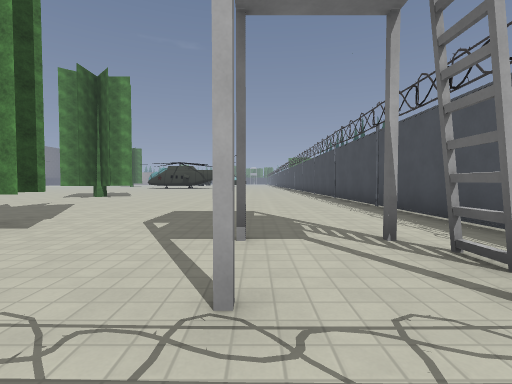
[1] (above)

16 first-person views from a walk through a level from a Godot 3-D game. The camera is 1.3 m above the floor, tilts 2° down and sees 85° across. The floor is counted in squares, 2.59 m on a side. Each view is taken from the middle of a square. On the plan, view 1 faces up. The plan holds only what a view shows up to about 9 squares ahead; the rest is blank. The place goes on beyond the plan. Flat picture figures and markers are left out. Door leaves are left out where a doorway can be walked through. Some surface patterns are stand-ins.

[2]
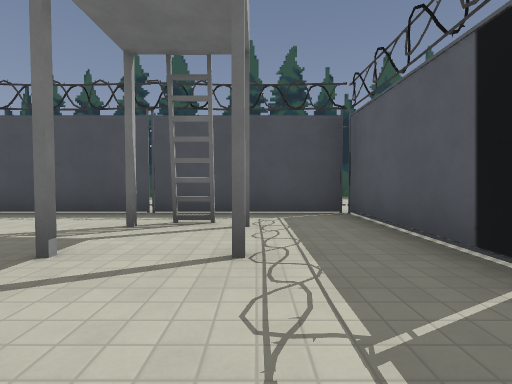

[3]
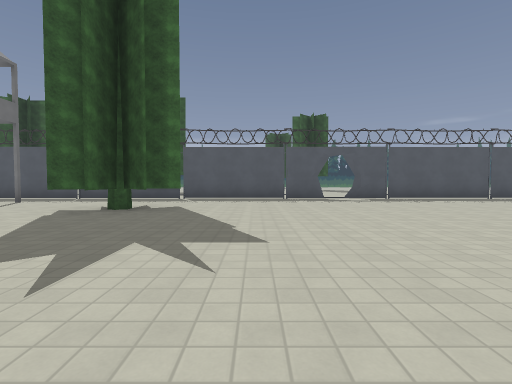

[4]
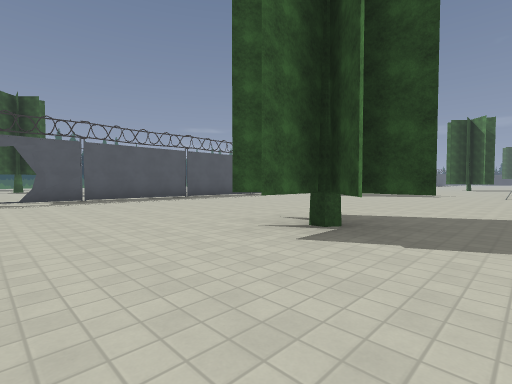

[5]
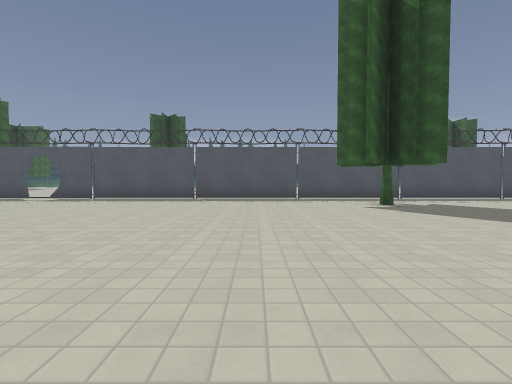

[6]
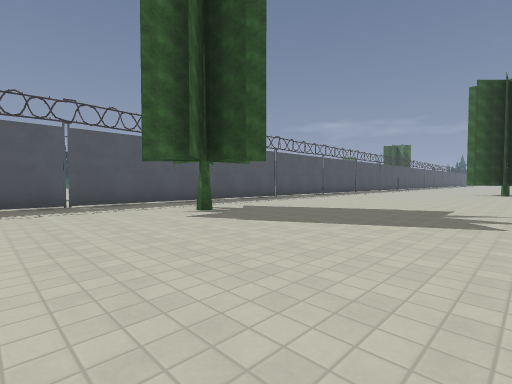

[7]
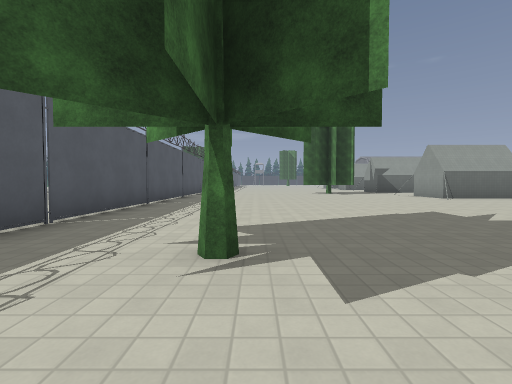

[8]
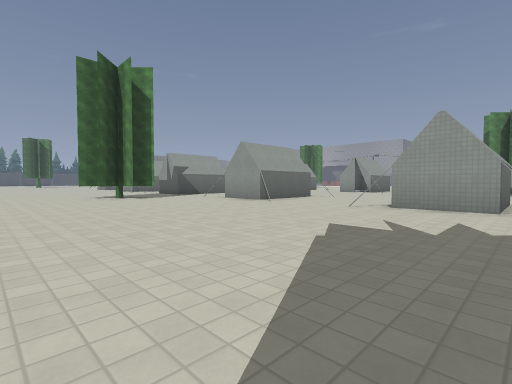

[9]
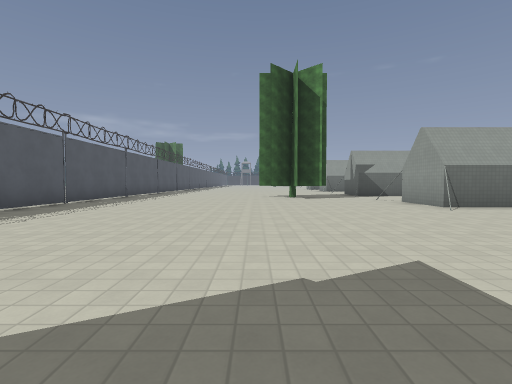

[10]
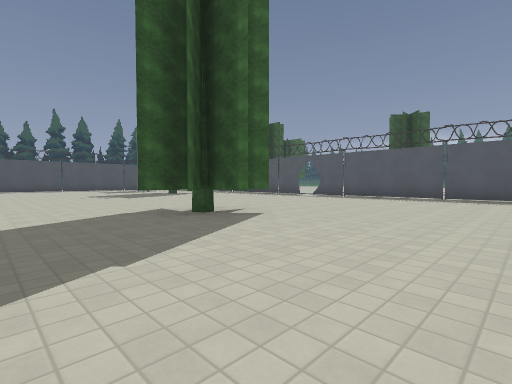

[11]
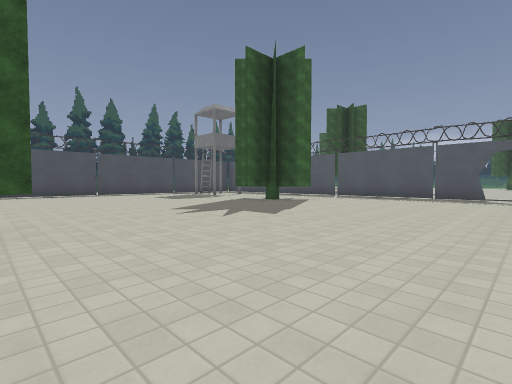

[12]
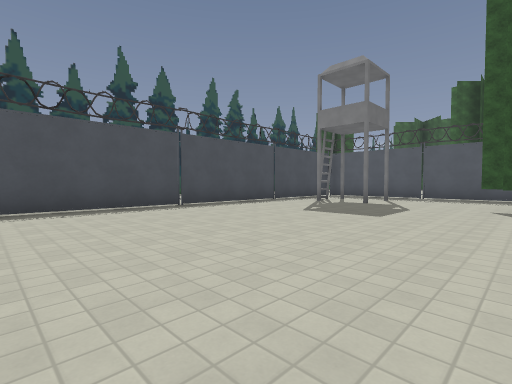

[13]
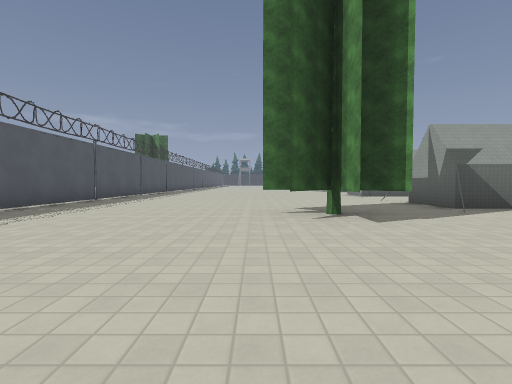

[14]
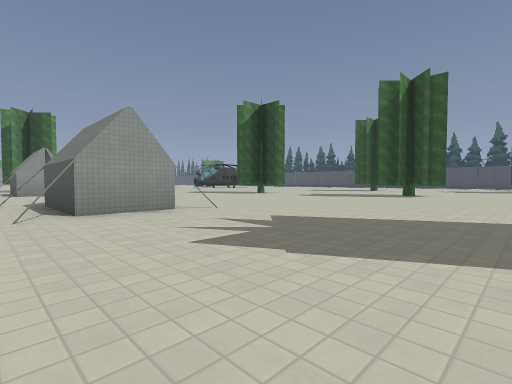

[15]
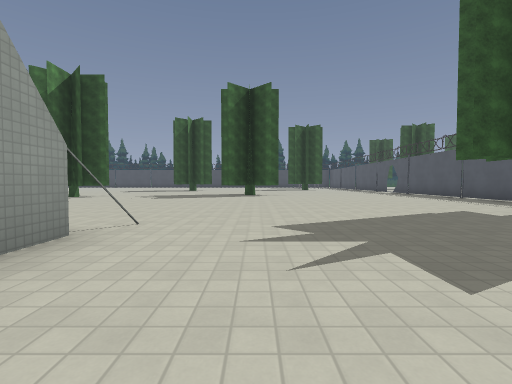

[16]
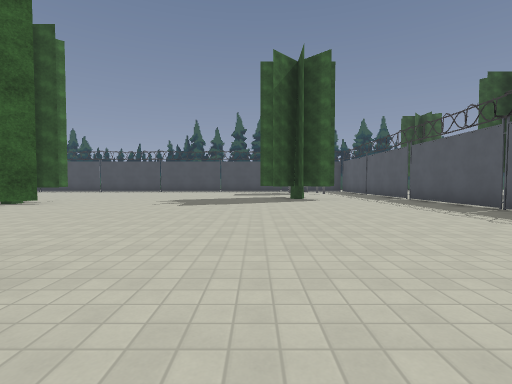

### Floor plan
Key: @ floor where view 1 was taken; # wall or solid block; x gap in a wall; . floor; T tree.
Columns run from 33 left of view 1 to 3 right of it. Each row starts with its distance up from view 1.
  9    #.   #...# #............TT.......#
  8 ..###..##...###.....................#
  7 ......................TT............#
  6 .... T...............TTT............#
  5 .... T..............................#
  4 .....T..............................#
  3 .............................TT.....#
  2 ...............T.............TT..##.#
  1 .................................##.#
  0 .................................@..#
 -1 ########################xx###########
 -2                         ..
 -3                         ..

Positions as (right, up) in squares from view 1, and headings:
1: (0, 0), facing up
2: (-2, 1), facing right
3: (-6, 8), facing down
4: (-8, 8), facing down-left
5: (-15, 8), facing down
6: (-15, 6), facing down-left
7: (-16, 2), facing left
8: (-19, 2), facing up-left
9: (-19, 4), facing left
10: (-15, 9), facing down-right
11: (-9, 9), facing down-right
12: (-3, 9), facing down-right
13: (-24, 4), facing left
14: (-22, 3), facing up-right
15: (-22, 6), facing right
16: (-12, 4), facing right
